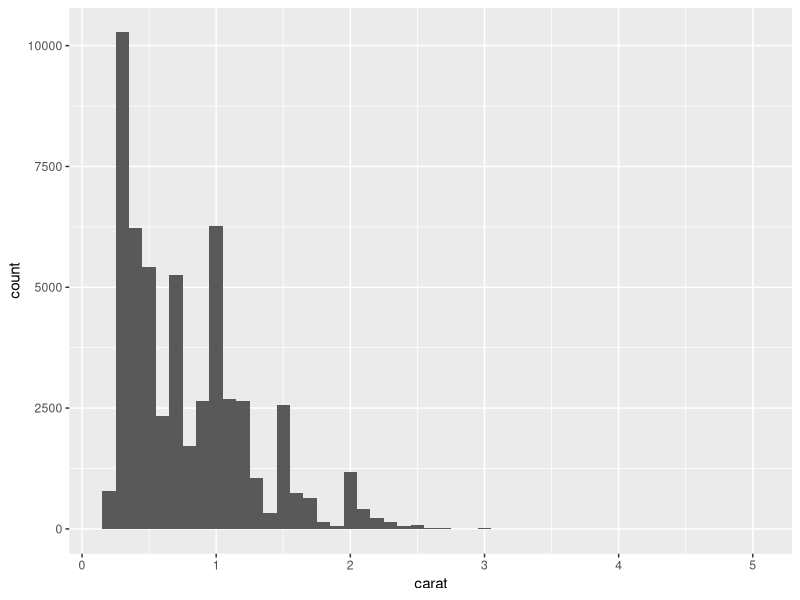

Recreate this plot in R.
# PRACTICE WRITING FUNCTIONS -- SOLUTIONS

# Summary
# QUESTIONS 1 AND 2: practice functions' logic and syntax
# QUESTION 3: practice writing anonymous functions
# QUESTION 4: practice conditional returns
# QUESTION 5: practices loops, conditionals, and stop() statements in a function
# QUESTION 6: practice writing documentation
# QUESTION 7: practice using {{}}



# QUESTION 1. Sum the numbers 10 and 20, and divide the total by 2 
# Write the code without a function
# Re-write it with a function




# QUESTION 2. Write code to convert 25 degree Celsius to Fahrenheit 
# using this formula: fahrenheit = (celsius * 9/5) + 32
# Write the code without a function
# Re-write it with a function




# QUESTION 3. Take the function from question 2 (Celsius to Fahrenheit).
# First, rewrite it as anonymous function using the general anonymous function syntax
# Then, rewrite it as anonymous function with the purrr syntax with map_dbl() 




# QUESTION 4. Write a function that takes a single number as input, and:
# if the number is divisible by 3 and 5, the function returns "fizzbuzz"
# if the number is divisible by 3, it returns "fizz"
# if the number is divisible by 5, it returns "buzz"
# otherwise, the function returns the number
# Hint: use modular %% division and if, else if, else statements




# QUESTION 5. Write a function that calculates the mean of a numeric vector.
# Do not use any R built-in functions, e.g., do not use length(), sum(), etc.
# Then add a check to evaluate if the input vector is numeric
# If not, use stop() to stop the code and write a message




# QUESTION 6. Add the documentation the function you wrote in question 4 or in 5.




# QUESTION 7. Given this plot, rewrite it as a function.
# Your function should take three arguments like that (df, var, binwidth = NULL)

# import library and data
library(tidyverse)
data(diamonds)

# code to re-write 
diamonds %>% 
  ggplot(aes(x = carat)) + 
  geom_histogram(binwidth = 0.1)




